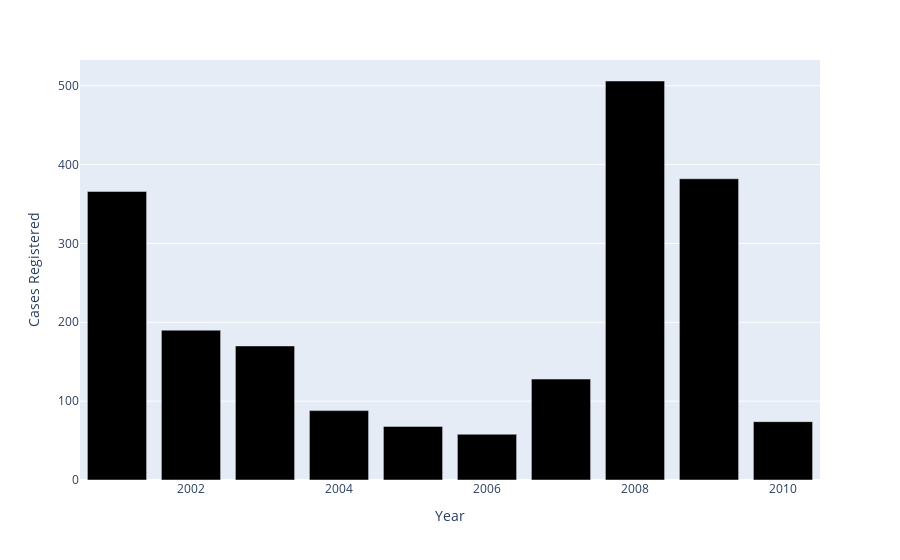

The notebook cell saved with this chart:
### Code cell
g3 = pd.DataFrame(police_hr.groupby(['Year'])['Cases_Registered_under_Human_Rights_Violations'].sum().reset_index())
g3.columns = ['Year','Cases Registered']

fig = px.bar(g3,x='Year',y='Cases Registered',color_discrete_sequence=['black'])
fig.show()

### Figure 1 — Plotly figure (JSON) as saved in the notebook; plotly's stock layout.template omitted (floating-point values rounded to 4 significant figures)
{"data": [{"textposition": "auto", "hovertemplate": "Year=%{x}<br>Cases Registered=%{y}", "showlegend": false, "legendgroup": "", "name": "", "yaxis": "y", "y": [366, 190, 170, 88, 68, 58, 128, 506, 382, 74], "hoverlabel": {"namelength": 0}, "offsetgroup": "", "xaxis": "x", "marker": {"color": "black"}, "x": [2001, 2002, 2003, 2004, 2005, 2006, 2007, 2008, 2009, 2010], "alignmentgroup": "True", "type": "bar", "orientation": "v"}], "layout": {"xaxis": {"domain": [0, 1], "anchor": "y", "title": {"text": "Year"}}, "yaxis": {"domain": [0, 1], "anchor": "x", "title": {"text": "Cases Registered"}}, "barmode": "relative", "margin": {"t": 60}, "legend": {"tracegroupgap": 0}}}
